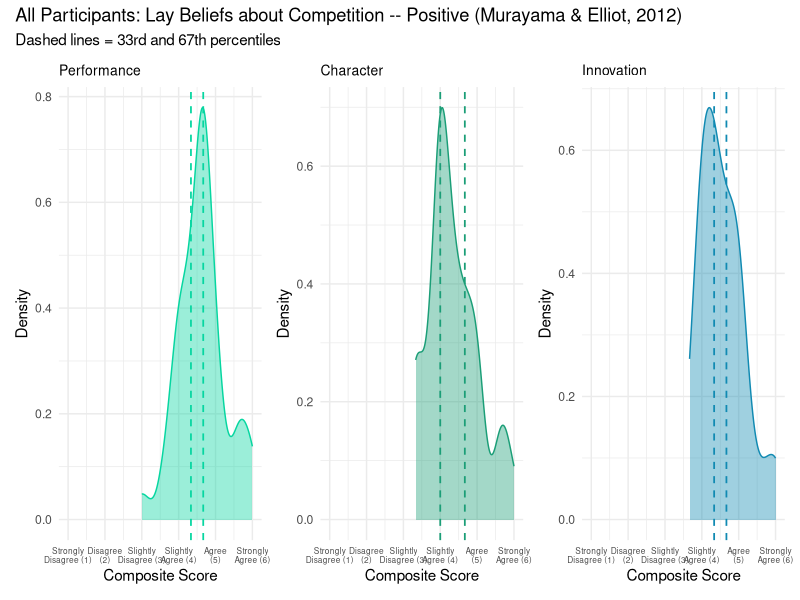
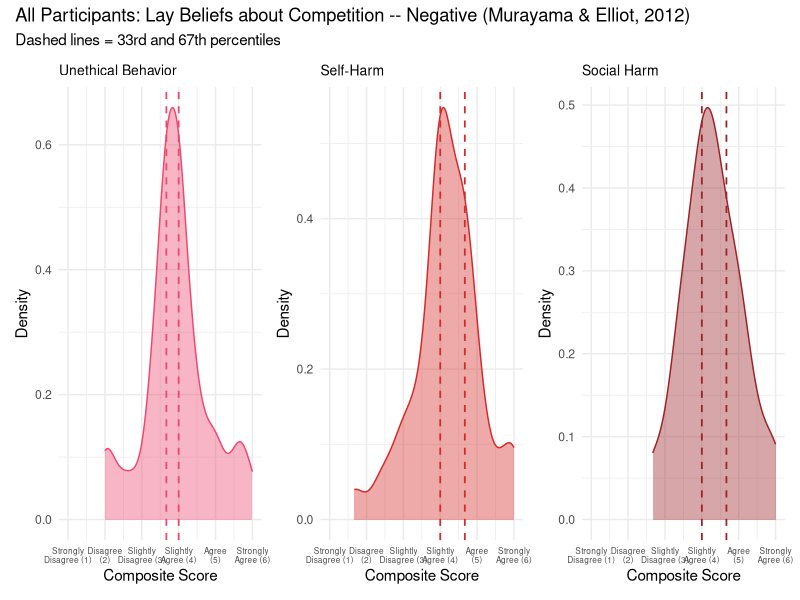
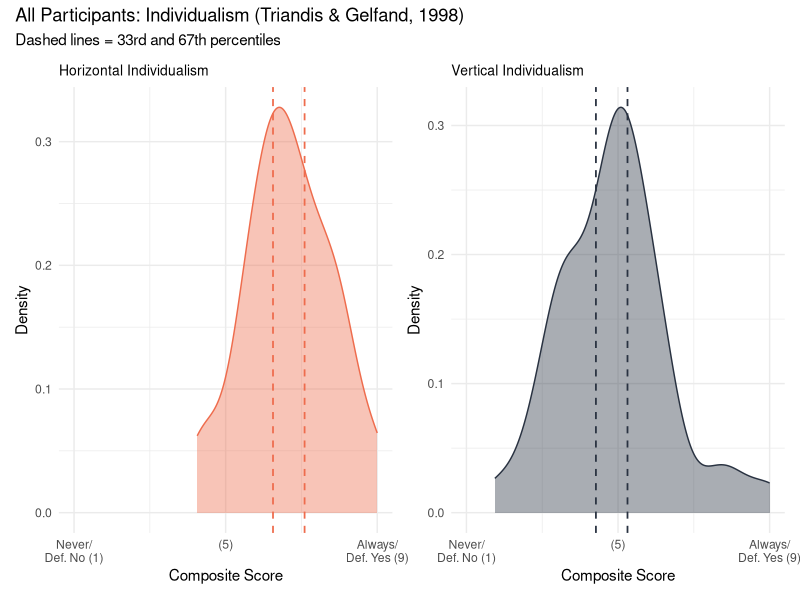
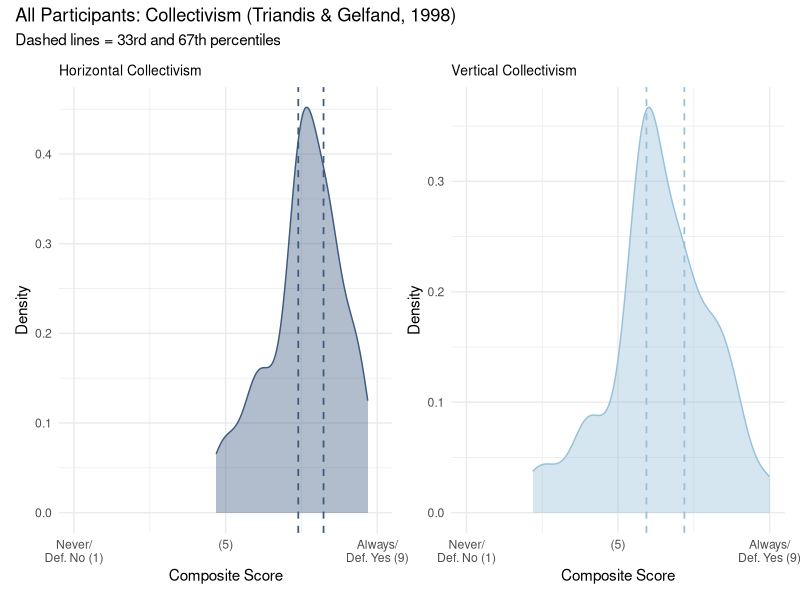
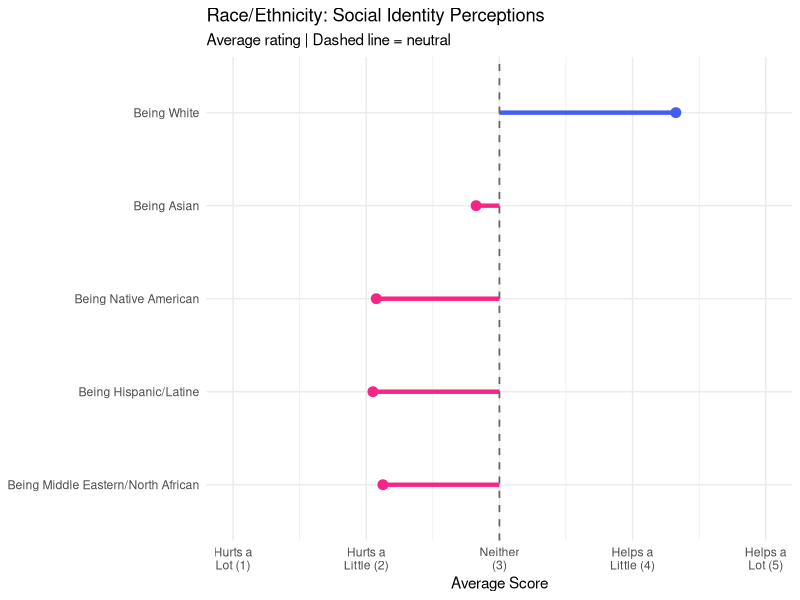
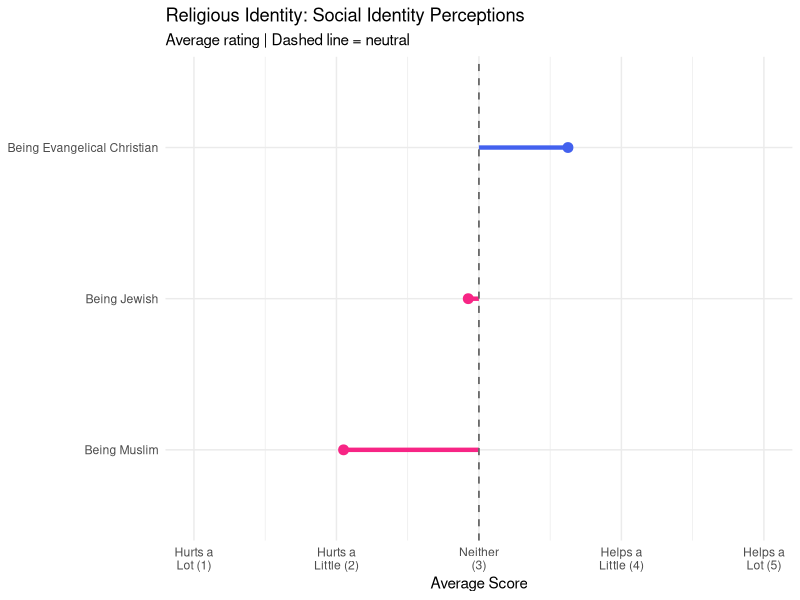
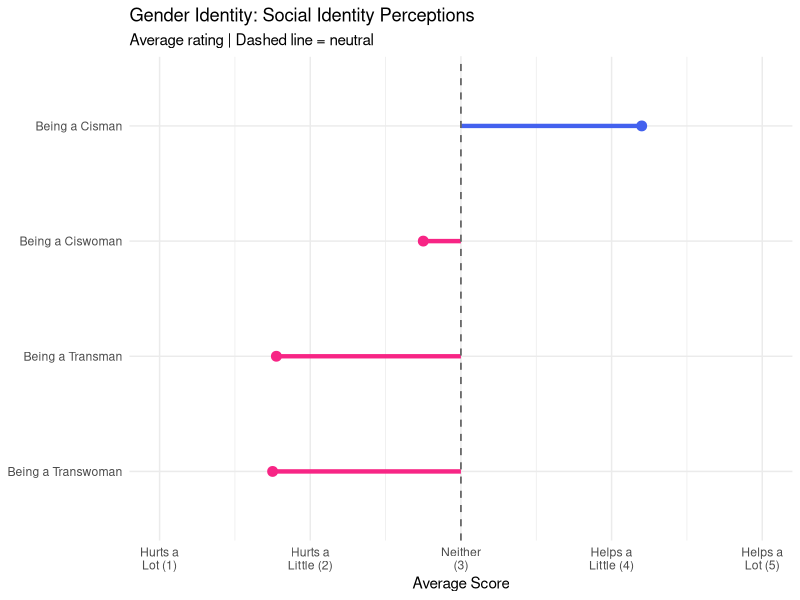
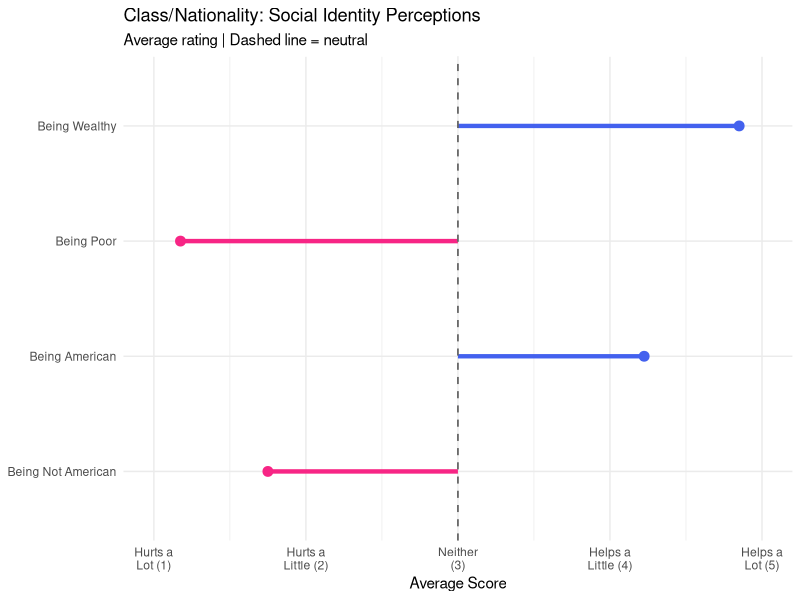

Write R code to recreate these figures, in order.
## ---- chunk 1
#| label: setup-ch5
#| include: false

library(tidyverse)
library(ggplot2)
library(ggpubr)
library(patchwork)
library(kableExtra)

# ---- Percentile Helper ----
add_percentile <- function(x) {
  pct <- round(percent_rank(x) * 100)
  label <- case_when(
    pct < 33.33 ~ "low",
    pct < 66.67 ~ "mid",
    TRUE ~ "high"
  )
  paste0(pct, "% (", label, ")")
}

# ---- Color Palette for Chapter 5 ----
# Individualism vs. Collectivism — 4 colors
colors_hi <- "#ee6c4d"   # warm orange — Horizontal Individualism
colors_vi <- "#293241"   # dark navy — Vertical Individualism
colors_hc <- "#3d5a80"   # medium blue — Horizontal Collectivism
colors_vc <- "#98c1d9"   # light blue — Vertical Collectivism

# Competition Beliefs — 2 colors
colors_comp_pos <- "#06d6a0"   # bright green — Positive competition beliefs
colors_comp_neg <- "#ef476f"   # hot pink — Negative competition beliefs

# Social Identity — 2 colors
colors_helps <- "#4361ee"   # bright blue — Helps
colors_hurts <- "#f72585"   # magenta — Hurts

# ---- Load & Prepare Data ----
alldata <- read_csv("data/survey_data.csv", show_col_types = FALSE)

alldata <- alldata %>%
  filter(
    !is.na(PASSWORD),
    PASSWORD != "PASSWORD",
    !grepl("ImportId", PASSWORD, fixed = TRUE),
    !grepl("ImportId", YEAR, fixed = TRUE),
    PASSWORD != "What is the current year?",
    YEAR != "What is the current year?"
  )

# Remove duplicate olive0925 (keep first occurrence, drop second)
olive_rows <- which(alldata$PASSWORD == "olive0925")
if (length(olive_rows) > 1) {
  alldata <- alldata[-olive_rows[-1], ]
}

# Clean passwords: replace identifying entries
alldata <- alldata %>%
  mutate(
    PASSWORD = case_when(
      PASSWORD == "Powerisgay2!" ~ "Power2",
      PASSWORD == "K1lc0yne$402" ~ "Health$402",
      PASSWORD == "Charlie1203" ~ "Health1203",
      PASSWORD == "aaron4103" ~ "health4103",
      PASSWORD == "brandonc1248" ~ "health1248",
      PASSWORD == "joyas1244" ~ "health1244",
      PASSWORD == "olive0925" ~ "health0925",
      TRUE ~ PASSWORD
    )
  )

alldata <- alldata %>%
  mutate(
    CLASS = factor(
      CLASS,
      levels = c("1", "2", "3"),
      labels = c("PH322", "ANTH206", "Peer Mentor / TA")
    )
  )
## ---- chunk 2
#| label: competition-compute

comp_data <- alldata %>%
  select(CLASS, PASSWORD, all_of(paste0("LAYBELIEFSCOMP_", 1:18))) %>%
  mutate(across(starts_with("LAYBELIEFSCOMP_"), ~ as.numeric(.)))

# Step 1: Compute 6 subscales
comp_data <- comp_data %>%
  mutate(
    comp_performance = rowMeans(pick(LAYBELIEFSCOMP_1, LAYBELIEFSCOMP_2, LAYBELIEFSCOMP_3), na.rm = TRUE),
    comp_character   = rowMeans(pick(LAYBELIEFSCOMP_4, LAYBELIEFSCOMP_5, LAYBELIEFSCOMP_6), na.rm = TRUE),
    comp_innovation  = rowMeans(pick(LAYBELIEFSCOMP_7, LAYBELIEFSCOMP_8, LAYBELIEFSCOMP_9), na.rm = TRUE),
    comp_unethical   = rowMeans(pick(LAYBELIEFSCOMP_10, LAYBELIEFSCOMP_11, LAYBELIEFSCOMP_12), na.rm = TRUE),
    comp_self_harm   = rowMeans(pick(LAYBELIEFSCOMP_13, LAYBELIEFSCOMP_14, LAYBELIEFSCOMP_15), na.rm = TRUE),
    comp_social_harm = rowMeans(pick(LAYBELIEFSCOMP_16, LAYBELIEFSCOMP_17, LAYBELIEFSCOMP_18), na.rm = TRUE)
  )

# Step 2: Compute overall positive/negative
comp_data <- comp_data %>%
  mutate(
    comp_positive = rowMeans(pick(comp_performance, comp_character, comp_innovation), na.rm = TRUE),
    comp_negative = rowMeans(pick(comp_unethical, comp_self_harm, comp_social_harm), na.rm = TRUE)
  )
## ---- chunk 3
#| label: competition-password-table-pos

comp_password <- comp_data %>%
  filter(!is.na(PASSWORD), PASSWORD != "") %>%
  select(PASSWORD, comp_performance, comp_character, comp_innovation,
         comp_unethical, comp_self_harm, comp_social_harm) %>%
  arrange(PASSWORD)

comp_table_pos <- comp_password %>%
  select(PASSWORD, comp_performance, comp_character, comp_innovation) %>%
  mutate(
    perf_pct = add_percentile(comp_performance),
    char_pct = add_percentile(comp_character),
    innov_pct = add_percentile(comp_innovation)
  ) %>%
  select(PASSWORD, comp_performance, perf_pct, comp_character, char_pct, comp_innovation, innov_pct)

kbl(comp_table_pos,
    digits = 2,
    escape = FALSE,
    col.names = c("Password",
                   "<span style='color:#06d6a0'>Performance</span>",
                   "<span style='color:#06d6a0'>Perf(%)</span>",
                   "<span style='color:#1b9e77'>Character</span>",
                   "<span style='color:#1b9e77'>Char(%)</span>",
                   "<span style='color:#118ab2'>Innovation</span>",
                   "<span style='color:#118ab2'>Innov(%)</span>"),
    caption = "Lay Beliefs about Competition: Positive Subscales") %>%
  kable_styling(bootstrap_options = c("striped", "hover", "condensed"), full_width = TRUE)
## ---- chunk 4
#| label: competition-password-table-neg

comp_table_neg <- comp_password %>%
  select(PASSWORD, comp_unethical, comp_self_harm, comp_social_harm) %>%
  mutate(
    uneth_pct = add_percentile(comp_unethical),
    sh_pct    = add_percentile(comp_self_harm),
    soch_pct  = add_percentile(comp_social_harm)
  ) %>%
  select(PASSWORD, comp_unethical, uneth_pct, comp_self_harm, sh_pct, comp_social_harm, soch_pct)

kbl(comp_table_neg,
    digits = 2,
    escape = FALSE,
    col.names = c("Password",
                   "<span style='color:#ef476f'>Unethical</span>",
                   "<span style='color:#ef476f'>Uneth(%)</span>",
                   "<span style='color:#d62828'>Self-Harm</span>",
                   "<span style='color:#d62828'>SH(%)</span>",
                   "<span style='color:#9b2226'>Social Harm</span>",
                   "<span style='color:#9b2226'>SocH(%)</span>"),
    caption = "Lay Beliefs about Competition: Negative Subscales") %>%
  kable_styling(bootstrap_options = c("striped", "hover", "condensed"), full_width = TRUE)
## ---- chunk 5
#| label: competition-density-positive
#| fig-cap: "Lay Beliefs about Competition: Positive beliefs. Dashed lines indicate 33rd and 67th percentiles."
#| fig-width: 14
#| fig-height: 5

comp_long <- comp_data %>%
  select(CLASS, comp_performance, comp_character, comp_innovation,
         comp_unethical, comp_self_harm, comp_social_harm) %>%
  pivot_longer(cols = starts_with("comp_"), names_to = "subscale", values_to = "score") %>%
  mutate(
    subscale = recode(subscale,
      comp_performance = "Performance", comp_character = "Character",
      comp_innovation = "Innovation", comp_unethical = "Unethical Behavior",
      comp_self_harm = "Self-Harm", comp_social_harm = "Social Harm"),
    dimension = ifelse(subscale %in% c("Performance", "Character", "Innovation"),
                       "Positive", "Negative"),
    subscale = factor(subscale, levels = c("Performance", "Character", "Innovation",
      "Unethical Behavior", "Self-Harm", "Social Harm"))
  )

comp_colors_map <- c(
  "Performance" = "#06d6a0", "Character" = "#1b9e77", "Innovation" = "#118ab2",
  "Unethical Behavior" = "#ef476f", "Self-Harm" = "#d62828", "Social Harm" = "#9b2226"
)

make_comp_plot <- function(name, color) {
  d <- comp_long %>% filter(subscale == name)
  q33 <- quantile(d$score, probs = 1/3, na.rm = TRUE)
  q67 <- quantile(d$score, probs = 2/3, na.rm = TRUE)
  ggdensity(d, x = "score", fill = color, color = color, alpha = 0.4) +
    geom_vline(xintercept = q33, linetype = "dashed", color = color, linewidth = 0.6) +
    geom_vline(xintercept = q67, linetype = "dashed", color = color, linewidth = 0.6) +
    coord_cartesian(xlim = c(1, 6)) +
    scale_x_continuous(breaks = 1:6, labels = c("Strongly\nDisagree (1)", "Disagree\n(2)", "Slightly\nDisagree (3)", "Slightly\nAgree (4)", "Agree\n(5)", "Strongly\nAgree (6)")) +
    labs(title = name, x = "Composite Score", y = "Density") +
    theme_minimal() + theme(legend.position = "none", plot.title = element_text(size = 10), axis.text.x = element_text(size = 6))
}

p_perf <- make_comp_plot("Performance", comp_colors_map["Performance"])
p_char <- make_comp_plot("Character", comp_colors_map["Character"])
p_innov <- make_comp_plot("Innovation", comp_colors_map["Innovation"])

p_perf + p_char + p_innov +
  plot_annotation(
    title = "All Participants: Lay Beliefs about Competition -- Positive (Murayama & Elliot, 2012)",
    subtitle = "Dashed lines = 33rd and 67th percentiles"
  )
## ---- chunk 6
#| label: competition-density-negative
#| fig-cap: "Lay Beliefs about Competition: Negative beliefs. Dashed lines indicate 33rd and 67th percentiles."
#| fig-width: 14
#| fig-height: 5

p_uneth <- make_comp_plot("Unethical Behavior", comp_colors_map["Unethical Behavior"])
p_selfh <- make_comp_plot("Self-Harm", comp_colors_map["Self-Harm"])
p_soch <- make_comp_plot("Social Harm", comp_colors_map["Social Harm"])

p_uneth + p_selfh + p_soch +
  plot_annotation(
    title = "All Participants: Lay Beliefs about Competition -- Negative (Murayama & Elliot, 2012)",
    subtitle = "Dashed lines = 33rd and 67th percentiles"
  )
## ---- chunk 7
#| label: indcol-compute

indcol_data <- alldata %>%
  select(CLASS, PASSWORD, matches("^INDIVIUALVSCOLLECTIV_\\d+$")) %>%
  mutate(across(starts_with("INDIVIUALVSCOLLECTIV_"), ~ as.numeric(.)))

# Qualtrics export columns 1-16 map to:
# HI: cols 1-4, VI: cols 5-8, HC: cols 9-12, VC: cols 13-16
indcol_data <- indcol_data %>%
  mutate(
    horizontal_ind = rowMeans(pick(
      INDIVIUALVSCOLLECTIV_1, INDIVIUALVSCOLLECTIV_2,
      INDIVIUALVSCOLLECTIV_3, INDIVIUALVSCOLLECTIV_4), na.rm = TRUE),
    vertical_ind = rowMeans(pick(
      INDIVIUALVSCOLLECTIV_5, INDIVIUALVSCOLLECTIV_6,
      INDIVIUALVSCOLLECTIV_7, INDIVIUALVSCOLLECTIV_8), na.rm = TRUE),
    horizontal_col = rowMeans(pick(
      INDIVIUALVSCOLLECTIV_9, INDIVIUALVSCOLLECTIV_10,
      INDIVIUALVSCOLLECTIV_11, INDIVIUALVSCOLLECTIV_12), na.rm = TRUE),
    vertical_col = rowMeans(pick(
      INDIVIUALVSCOLLECTIV_13, INDIVIUALVSCOLLECTIV_14,
      INDIVIUALVSCOLLECTIV_15, INDIVIUALVSCOLLECTIV_16), na.rm = TRUE)
  )
## ---- chunk 8
#| label: indcol-password-table-a

indcol_password <- indcol_data %>%
  filter(!is.na(PASSWORD), PASSWORD != "") %>%
  select(PASSWORD, horizontal_ind, vertical_ind, horizontal_col, vertical_col) %>%
  arrange(PASSWORD)

indcol_table_a <- indcol_password %>%
  select(PASSWORD, horizontal_ind, vertical_ind) %>%
  mutate(
    hi_pct = add_percentile(horizontal_ind),
    vi_pct = add_percentile(vertical_ind)
  ) %>%
  select(PASSWORD, horizontal_ind, hi_pct, vertical_ind, vi_pct)

kbl(indcol_table_a,
    digits = 2,
    escape = FALSE,
    col.names = c("Password",
                   paste0("<span style='color:", colors_hi, "'>Horizontal Individualism</span>"),
                   paste0("<span style='color:", colors_hi, "'>HI(%)</span>"),
                   paste0("<span style='color:", colors_vi, "'>Vertical Individualism</span>"),
                   paste0("<span style='color:", colors_vi, "'>VI(%)</span>")),
    caption = "Individualism vs. Collectivism: Individualism Subscales") %>%
  kable_styling(bootstrap_options = c("striped", "hover", "condensed"), full_width = TRUE)
## ---- chunk 9
#| label: indcol-password-table-b

indcol_table_b <- indcol_password %>%
  select(PASSWORD, horizontal_col, vertical_col) %>%
  mutate(
    hc_pct = add_percentile(horizontal_col),
    vc_pct = add_percentile(vertical_col)
  ) %>%
  select(PASSWORD, horizontal_col, hc_pct, vertical_col, vc_pct)

kbl(indcol_table_b,
    digits = 2,
    escape = FALSE,
    col.names = c("Password",
                   paste0("<span style='color:", colors_hc, "'>Horizontal Collectivism</span>"),
                   paste0("<span style='color:", colors_hc, "'>HC(%)</span>"),
                   paste0("<span style='color:", colors_vc, "'>Vertical Collectivism</span>"),
                   paste0("<span style='color:", colors_vc, "'>VC(%)</span>")),
    caption = "Individualism vs. Collectivism: Collectivism Subscales") %>%
  kable_styling(bootstrap_options = c("striped", "hover", "condensed"), full_width = TRUE)
## ---- chunk 10
#| label: indcol-density-pair1
#| fig-cap: "Individualism vs. Collectivism: Individualism orientations. Dashed lines indicate 33rd and 67th percentiles."
#| fig-width: 12
#| fig-height: 5

indcol_long <- indcol_data %>%
  select(CLASS, horizontal_ind, vertical_ind, horizontal_col, vertical_col) %>%
  pivot_longer(cols = c(horizontal_ind, vertical_ind, horizontal_col, vertical_col),
    names_to = "orientation", values_to = "score") %>%
  mutate(
    orientation = recode(orientation,
      horizontal_ind = "Horizontal Individualism", vertical_ind = "Vertical Individualism",
      horizontal_col = "Horizontal Collectivism", vertical_col = "Vertical Collectivism"),
    orientation = factor(orientation, levels = c("Horizontal Individualism", "Vertical Individualism",
      "Horizontal Collectivism", "Vertical Collectivism"))
  )

indcol_colors <- c("Horizontal Individualism" = colors_hi, "Vertical Individualism" = colors_vi,
  "Horizontal Collectivism" = colors_hc, "Vertical Collectivism" = colors_vc)

make_indcol_plot <- function(name, color) {
  d <- indcol_long %>% filter(orientation == name)
  q33 <- quantile(d$score, probs = 1/3, na.rm = TRUE)
  q67 <- quantile(d$score, probs = 2/3, na.rm = TRUE)
  ggdensity(d, x = "score", fill = color, color = color, alpha = 0.4) +
    geom_vline(xintercept = q33, linetype = "dashed", color = color, linewidth = 0.6) +
    geom_vline(xintercept = q67, linetype = "dashed", color = color, linewidth = 0.6) +
    coord_cartesian(xlim = c(1, 9)) + scale_x_continuous(breaks = c(1, 5, 9), labels = c("Never/\nDef. No (1)", "(5)", "Always/\nDef. Yes (9)")) +
    labs(title = name, x = "Composite Score", y = "Density") +
    theme_minimal() + theme(legend.position = "none", plot.title = element_text(size = 10))
}

p_hi <- make_indcol_plot("Horizontal Individualism", colors_hi)
p_vi <- make_indcol_plot("Vertical Individualism", colors_vi)

p_hi + p_vi +
  plot_annotation(
    title = "All Participants: Individualism (Triandis & Gelfand, 1998)",
    subtitle = "Dashed lines = 33rd and 67th percentiles"
  )
## ---- chunk 11
#| label: indcol-density-pair2
#| fig-cap: "Individualism vs. Collectivism: Collectivism orientations. Dashed lines indicate 33rd and 67th percentiles."
#| fig-width: 12
#| fig-height: 5

p_hc <- make_indcol_plot("Horizontal Collectivism", colors_hc)
p_vc <- make_indcol_plot("Vertical Collectivism", colors_vc)

p_hc + p_vc +
  plot_annotation(
    title = "All Participants: Collectivism (Triandis & Gelfand, 1998)",
    subtitle = "Dashed lines = 33rd and 67th percentiles"
  )
## ---- chunk 12
#| label: social-identity-compute

identity_data <- alldata %>%
  select(CLASS, PASSWORD, all_of(paste0("GENBELIEFS4_", 1:16))) %>%
  mutate(across(starts_with("GENBELIEFS4_"), ~ as.numeric(.)))

# Labels for the 16 identity items
identity_labels <- c(
  "Being White", "Being Asian", "Being Native American", "Being Hispanic/Latine",
  "Being Middle Eastern/North African", "Being Evangelical Christian", "Being Jewish",
  "Being Muslim", "Being a Cisman", "Being a Ciswoman", "Being a Transman",
  "Being a Transwoman", "Being Wealthy", "Being Poor", "Being American",
  "Being Not American"
)
## ---- chunk 13
#| label: social-identity-table-race

identity_password <- identity_data %>%
  filter(!is.na(PASSWORD), PASSWORD != "") %>%
  select(PASSWORD, all_of(paste0("GENBELIEFS4_", 1:16))) %>%
  arrange(PASSWORD)

identity_race <- identity_password %>%
  select(PASSWORD, GENBELIEFS4_1, GENBELIEFS4_2, GENBELIEFS4_3, GENBELIEFS4_4, GENBELIEFS4_5)

kbl(identity_race,
    digits = 1,
    col.names = c("Password", "Being White", "Being Asian", "Being Native American", "Being Hispanic/Latine", "Being MENA"),
    caption = "Social Identity Perceptions — Race/Ethnicity (1=Hurts a Lot to 5=Helps a Lot)") %>%
  kable_styling(bootstrap_options = c("striped", "hover", "condensed"), full_width = TRUE)
## ---- chunk 14
#| label: social-identity-bar-race
#| fig-cap: "Race/Ethnicity Perceptions: Average ratings of how much each racial/ethnic identity helps or hurts getting ahead. Dashed line at 3 = Neither Helps nor Hurts."
#| fig-width: 10
#| fig-height: 4

identity_long <- identity_data %>%
  select(starts_with("GENBELIEFS4_")) %>%
  pivot_longer(cols = everything(), names_to = "item", values_to = "score") %>%
  mutate(
    item_num = as.numeric(str_extract(item, "\\d+$")),
    identity = factor(identity_labels[item_num], levels = rev(identity_labels))
  )

avg_identity <- identity_long %>%
  group_by(identity) %>%
  summarise(avg = mean(score, na.rm = TRUE)) %>%
  mutate(bar_color = ifelse(avg >= 3, colors_helps, colors_hurts))

race_items <- c("Being White", "Being Asian", "Being Native American", "Being Hispanic/Latine", "Being Middle Eastern/North African")

avg_race <- avg_identity %>%
  filter(identity %in% race_items) %>%
  mutate(identity = factor(identity, levels = rev(race_items)))

ggplot(avg_race, aes(x = avg, y = identity)) +
  geom_segment(aes(x = 3, xend = avg, y = identity, yend = identity, color = bar_color), linewidth = 1.5) +
  geom_point(aes(color = bar_color), size = 3) +
  geom_vline(xintercept = 3, linetype = "dashed", color = "gray40", linewidth = 0.6) +
  scale_color_identity() +
  scale_x_continuous(
    breaks = 1:5,
    labels = c("Hurts a\nLot (1)", "Hurts a\nLittle (2)", "Neither\n(3)", "Helps a\nLittle (4)", "Helps a\nLot (5)")
  ) +
  coord_cartesian(xlim = c(1, 5)) +
  labs(
    title = "Race/Ethnicity: Social Identity Perceptions",
    subtitle = "Average rating | Dashed line = neutral",
    x = "Average Score",
    y = NULL
  ) +
  theme_minimal() +
  theme(legend.position = "none")
## ---- chunk 15
#| label: social-identity-table-religion

identity_religion <- identity_password %>%
  select(PASSWORD, GENBELIEFS4_6, GENBELIEFS4_7, GENBELIEFS4_8)

kbl(identity_religion,
    digits = 1,
    col.names = c("Password", "Being Evangelical Christian", "Being Jewish", "Being Muslim"),
    caption = "Social Identity Perceptions — Religious Identity (1=Hurts a Lot to 5=Helps a Lot)") %>%
  kable_styling(bootstrap_options = c("striped", "hover", "condensed"), full_width = TRUE)
## ---- chunk 16
#| label: social-identity-bar-religion
#| fig-cap: "Religious Identity Perceptions: Average ratings of how much each religious identity helps or hurts getting ahead. Dashed line at 3 = Neither Helps nor Hurts."
#| fig-width: 10
#| fig-height: 3.5

religion_items <- c("Being Evangelical Christian", "Being Jewish", "Being Muslim")

avg_religion <- avg_identity %>%
  filter(identity %in% religion_items) %>%
  mutate(identity = factor(identity, levels = rev(religion_items)))

ggplot(avg_religion, aes(x = avg, y = identity)) +
  geom_segment(aes(x = 3, xend = avg, y = identity, yend = identity, color = bar_color), linewidth = 1.5) +
  geom_point(aes(color = bar_color), size = 3) +
  geom_vline(xintercept = 3, linetype = "dashed", color = "gray40", linewidth = 0.6) +
  scale_color_identity() +
  scale_x_continuous(
    breaks = 1:5,
    labels = c("Hurts a\nLot (1)", "Hurts a\nLittle (2)", "Neither\n(3)", "Helps a\nLittle (4)", "Helps a\nLot (5)")
  ) +
  coord_cartesian(xlim = c(1, 5)) +
  labs(
    title = "Religious Identity: Social Identity Perceptions",
    subtitle = "Average rating | Dashed line = neutral",
    x = "Average Score",
    y = NULL
  ) +
  theme_minimal() +
  theme(legend.position = "none")
## ---- chunk 17
#| label: social-identity-table-gender

identity_gender <- identity_password %>%
  select(PASSWORD, GENBELIEFS4_9, GENBELIEFS4_10, GENBELIEFS4_11, GENBELIEFS4_12)

kbl(identity_gender,
    digits = 1,
    col.names = c("Password", "Being a Cisman", "Being a Ciswoman", "Being a Transman", "Being a Transwoman"),
    caption = "Social Identity Perceptions — Gender Identity (1=Hurts a Lot to 5=Helps a Lot)") %>%
  kable_styling(bootstrap_options = c("striped", "hover", "condensed"), full_width = TRUE)
## ---- chunk 18
#| label: social-identity-bar-gender
#| fig-cap: "Gender Identity Perceptions: Average ratings of how much each gender identity helps or hurts getting ahead. Dashed line at 3 = Neither Helps nor Hurts."
#| fig-width: 10
#| fig-height: 4

gender_items <- c("Being a Cisman", "Being a Ciswoman", "Being a Transman", "Being a Transwoman")

avg_gender <- avg_identity %>%
  filter(identity %in% gender_items) %>%
  mutate(identity = factor(identity, levels = rev(gender_items)))

ggplot(avg_gender, aes(x = avg, y = identity)) +
  geom_segment(aes(x = 3, xend = avg, y = identity, yend = identity, color = bar_color), linewidth = 1.5) +
  geom_point(aes(color = bar_color), size = 3) +
  geom_vline(xintercept = 3, linetype = "dashed", color = "gray40", linewidth = 0.6) +
  scale_color_identity() +
  scale_x_continuous(
    breaks = 1:5,
    labels = c("Hurts a\nLot (1)", "Hurts a\nLittle (2)", "Neither\n(3)", "Helps a\nLittle (4)", "Helps a\nLot (5)")
  ) +
  coord_cartesian(xlim = c(1, 5)) +
  labs(
    title = "Gender Identity: Social Identity Perceptions",
    subtitle = "Average rating | Dashed line = neutral",
    x = "Average Score",
    y = NULL
  ) +
  theme_minimal() +
  theme(legend.position = "none")
## ---- chunk 19
#| label: social-identity-table-class

identity_class <- identity_password %>%
  select(PASSWORD, GENBELIEFS4_13, GENBELIEFS4_14, GENBELIEFS4_15, GENBELIEFS4_16)

kbl(identity_class,
    digits = 1,
    col.names = c("Password", "Being Wealthy", "Being Poor", "Being American", "Being Not American"),
    caption = "Social Identity Perceptions — Class/Nationality (1=Hurts a Lot to 5=Helps a Lot)") %>%
  kable_styling(bootstrap_options = c("striped", "hover", "condensed"), full_width = TRUE)
## ---- chunk 20
#| label: social-identity-bar-class
#| fig-cap: "Class/Nationality Perceptions: Average ratings of how much each class/nationality identity helps or hurts getting ahead. Dashed line at 3 = Neither Helps nor Hurts."
#| fig-width: 10
#| fig-height: 4

class_items <- c("Being Wealthy", "Being Poor", "Being American", "Being Not American")

avg_class <- avg_identity %>%
  filter(identity %in% class_items) %>%
  mutate(identity = factor(identity, levels = rev(class_items)))

ggplot(avg_class, aes(x = avg, y = identity)) +
  geom_segment(aes(x = 3, xend = avg, y = identity, yend = identity, color = bar_color), linewidth = 1.5) +
  geom_point(aes(color = bar_color), size = 3) +
  geom_vline(xintercept = 3, linetype = "dashed", color = "gray40", linewidth = 0.6) +
  scale_color_identity() +
  scale_x_continuous(
    breaks = 1:5,
    labels = c("Hurts a\nLot (1)", "Hurts a\nLittle (2)", "Neither\n(3)", "Helps a\nLittle (4)", "Helps a\nLot (5)")
  ) +
  coord_cartesian(xlim = c(1, 5)) +
  labs(
    title = "Class/Nationality: Social Identity Perceptions",
    subtitle = "Average rating | Dashed line = neutral",
    x = "Average Score",
    y = NULL
  ) +
  theme_minimal() +
  theme(legend.position = "none")
## ---- chunk 21
#| label: social-identity-bar-all
#| fig-cap: "Social Identity Perceptions: Average ratings of how much each identity helps or hurts getting ahead. Dashed line at 3 = Neither Helps nor Hurts."
#| fig-width: 12
#| fig-height: 7

ggplot(avg_identity, aes(x = avg, y = identity)) +
  geom_segment(aes(x = 3, xend = avg, y = identity, yend = identity, color = bar_color), linewidth = 1.5) +
  geom_point(aes(color = bar_color), size = 3) +
  geom_vline(xintercept = 3, linetype = "dashed", color = "gray40", linewidth = 0.6) +
  scale_color_identity() +
  scale_x_continuous(
    breaks = 1:5,
    labels = c("Hurts a\nLot (1)", "Hurts a\nLittle (2)", "Neither\n(3)", "Helps a\nLittle (4)", "Helps a\nLot (5)")
  ) +
  coord_cartesian(xlim = c(1, 5)) +
  labs(
    title = "All Participants: Social Identity Perceptions",
    subtitle = "Average rating of how each identity helps or hurts getting ahead | Dashed line = neutral",
    x = "Average Score",
    y = NULL
  ) +
  theme_minimal() +
  theme(legend.position = "none")
